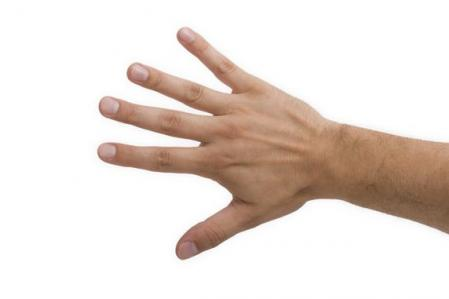
#> input picture Praktikum3/hand.jpeg, 449 x 299 px
$ python setmouseEvent.py
#> lines starting #> are read from the running program, lines starting #| are printed output that depends on the picture
import cv2 as cv
import numpy as np

image_gray = None
# [70 lines left out: functions regionGrowing, mouseEvent, not called in this run]


image = cv.imread('hand.jpeg')
#> image is the input picture: shape (299, 449, 3); mean B, G, R 215.4, 221.7, 232.1
image_gray = cv.imread('hand.jpeg', cv.IMREAD_GRAYSCALE)
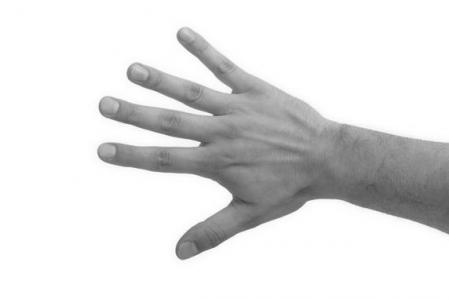
#> image_gray: shape (299, 449); min 67, max 255, mean 224.1

# Fenster erstellen und Mausereignisse verknüpfen
cv.namedWindow('image')
cv.setMouseCallback('image', mouseEvent, image_gray)

# Bild anzeigen
cv.imshow('image', image)
cv.waitKey(0)
cv.destroyAllWindows()
